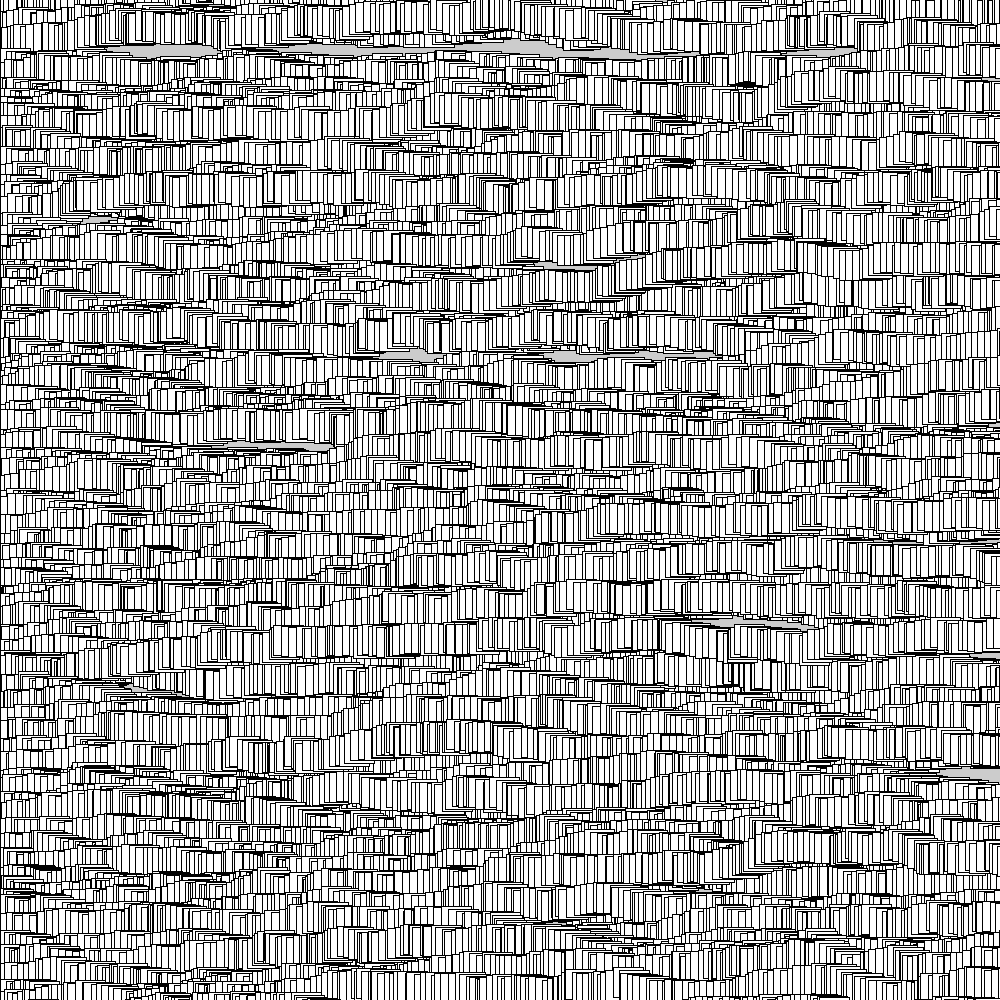
Frame 1 (no input)
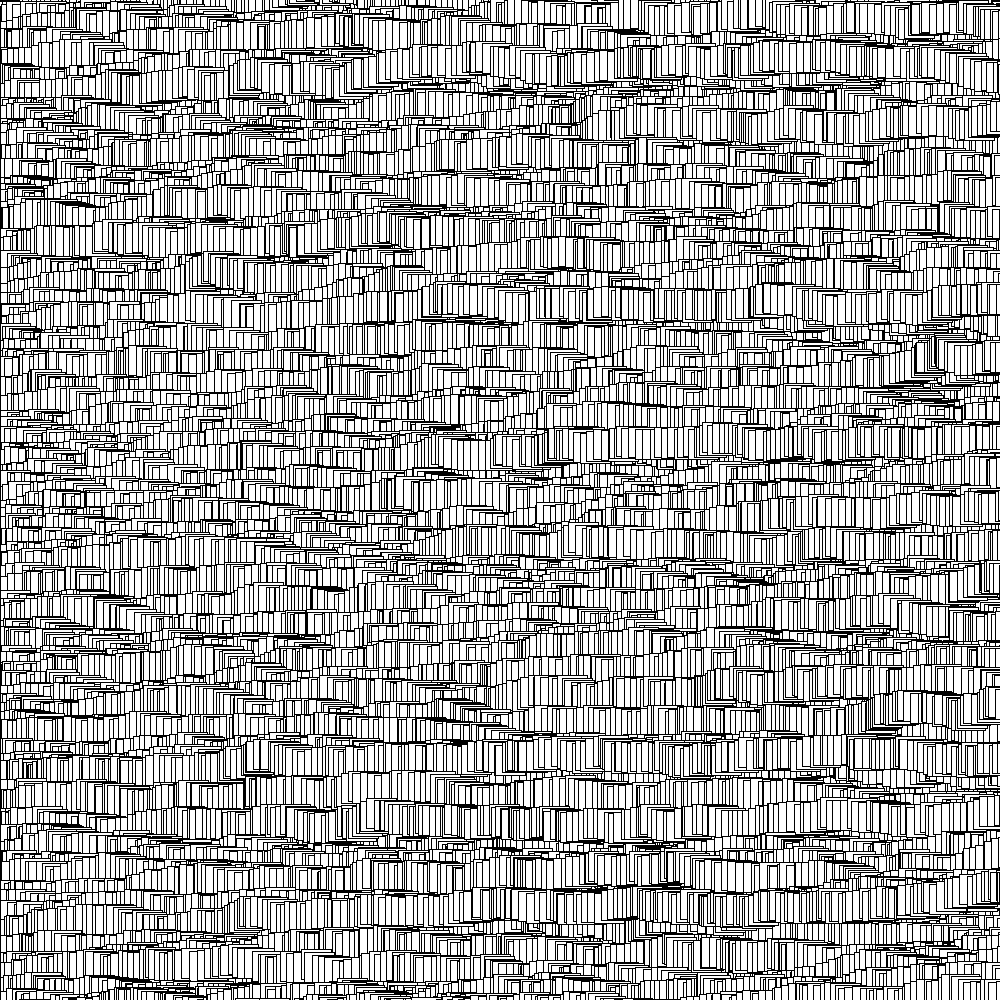
Frame 60 (the mouse pressed at the canvas centre just before this capture)
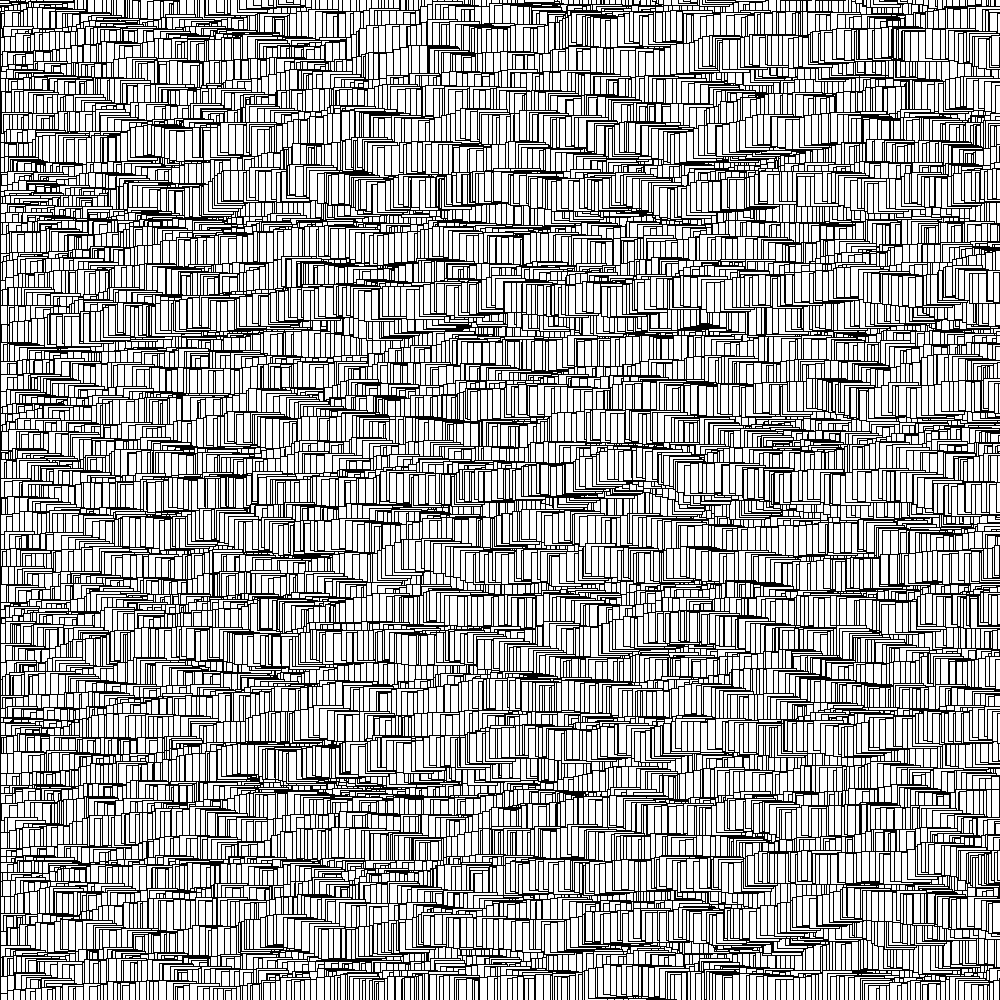
Frame 120 (the mouse held since frame 60 and released just before this capture)

The Processing sketch that drew these frames (run headless with seeded random() and noise(); from frame 60 on, the mouse is pressed at the canvas centre):

// Processing sketch: Screen_saver_ah_thing
// ── Screen_saver_ah_thing.pde

void setup(){
  size (1000,1000);
  frameRate(999999999);
}

void draw(){
  sqrLine();
}

void sqrLine(){
  var x = -30.0;
  var yTrue = 0.0;
  
  while(yTrue<width+30){
    
    var y = yTrue;
    while(x<width+30){
      rect(x,y,30,30);
      x+=random(1,8);
      y += random(-3,3);
    }
    
    x = 0;
    yTrue += random(5,20);
  
  }
}
